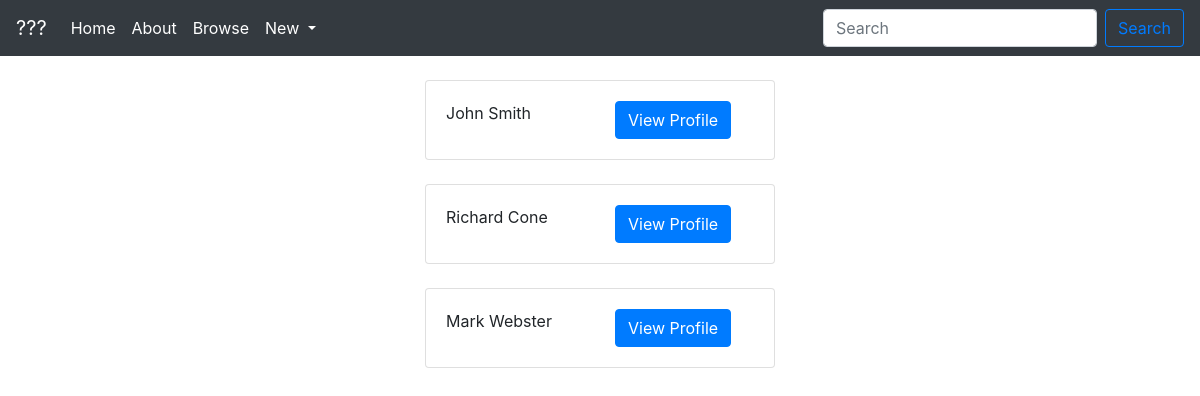
The app's page /core/browse/, older data.
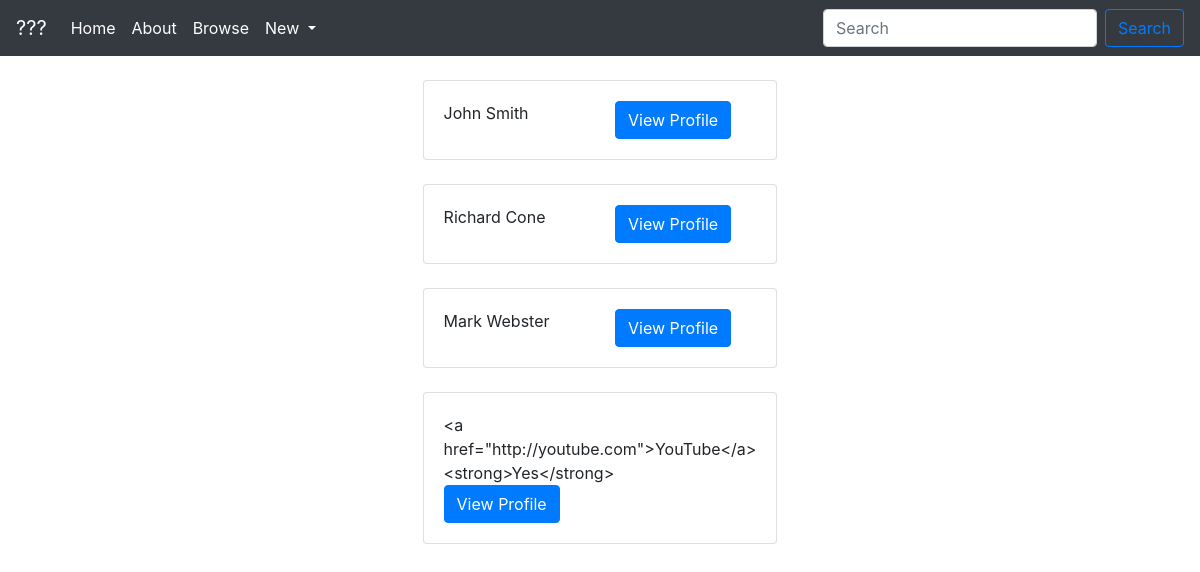
The same page, newer data.
### core/models.py (models this page shows)
class Profile(models.Model):
    first_name = models.CharField(max_length=64)
    last_name = models.CharField(max_length=64)
    location = models.ForeignKey(Location, on_delete=models.CASCADE)
    images = models.ManyToManyField(UploadedImage)
    reviews = models.ManyToManyField(Review)
    pro_tags = models.ManyToManyField(UserTag, related_name="pros")
    con_tags = models.ManyToManyField(UserTag, related_name="cons")
    star_ratings = models.ManyToManyField(StarRating)

### core/views.py (the view)
# urls.py: path('browse/', views.browse),
def browse(request):
    profiles = Profile.objects.all()
    context = {'profiles': profiles}
    return render(request, 'core/browse.html', context)

### core/templates/core/browse.html (shortened to what this page needs)
{% extends 'base.html' %}
{% block content %}
    <div class="row">
        <div class="col">
        </div>
        <div class="col">
            <br>
            {% for profile in profiles %}
                <div class="card">
                    <div class="card-body">
                        <div class="row">
                            <div class="col">
                                {{ profile.first_name }} {{ profile.last_name }}
                            </div>
                            <div class="col">
                                <form action="/core/profile/{{ profile.pk }}" method="post">
                                    <button type="submit" class="btn btn-primary">View Profile</button>
                                </form>
                            </div>
                        </div>
                    </div>
                </div>
                <br>
            {% endfor %}
        </div>
        <div class="col">
        </div>
    </div>
{% endblock %}

### templates/base.html (shortened to what this page needs)
{% load static %}
<!DOCTYPE html>
<html lang="en">
  <head>
    <link rel="stylesheet" href="https://maxcdn.bootstrapcdn.com/bootstrap/4.0.0-beta.2/css/bootstrap.min.css">
<link href="https://use.fontawesome.com/releases/v5.0.4/css/all.css" rel="stylesheet">
      <link rel="stylesheet" type="text/css" href="{% static 'css/exposed.css' %}" />
  </head>
  <body>
    <nav class="navbar navbar-expand-lg navbar-light bg-dark ">
  <a class="navbar-brand text-white " href="/">???</a>
  <div class="collapse navbar-collapse" id="navbarSupportedContent">
    <ul class="navbar-nav mr-auto">
      <li class="  nav-item active">
        <a class="nav-link text-white" href="/">Home <span class="sr-only">(current)</span></a>
      </li>
      <li class="nav-item">
        <a class="nav-link text-white" href="#">About</a>
      </li>
        <li class="nav-item ">
        <a class="nav-link text-white" href="/core/browse/">Browse</a>
      </li>
      <li class="nav-item dropdown  text-white">
        <a class="nav-link dropdown-toggle  text-white" href="#" id="navbarDropdown" role="button" data-toggle="dropdown" aria-haspopup="true" aria-expanded="false">
          New
        </a>
      </li>
    </ul>
    <form class="form-inline my-2 my-lg-0">
      <input class="form-control mr-sm-2" type="search" placeholder="Search" aria-label="Search">
      <button class="btn btn-outline-primary my-2 my-sm-0" type="submit">Search</button>
    </form>
  </div>
</nav>
    <div class="container">
      <div class="starter-template">
            {% block content %}
            {% endblock %}
      </div>
    </div>
  </body>
</html>

Row changes from the older to the newer data that the page shows:
added Profile: first_name "<a href=\"http://youtube.com\">YouTube</a>", last_name "<strong>Yes</strong>"
